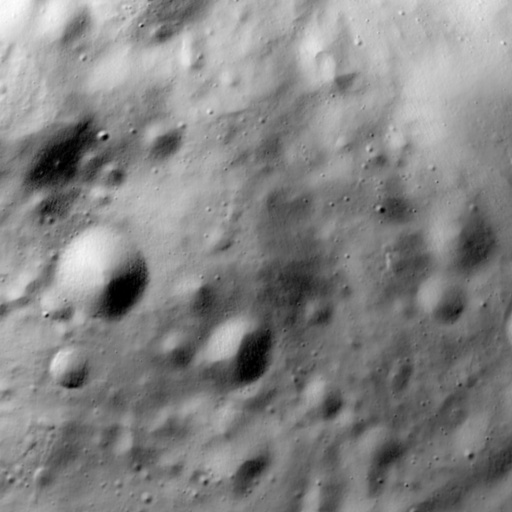
#> input picture 3D implimentation/StereoLunar-main/quick_testing/Dynamic_baseline_sample/paire1/im_01194.jpg, 512 x 512 px
$ python -i photometric_correction.py   (imports and definitions only)   (older library calls are emulated)
#> lines starting #> are read from the running program, lines starting #| are printed output that depends on the picture
#> further down, picture is the input picture: shape (512, 512, 3); min 0, max 254, mean 131.9
"""
Photometric Correction — Hapke BRDF & Lunar-Lambert Models
===========================================================
Corrects radiance images to a standard viewing geometry so that two images
of the same terrain taken at different sun-angles look similar.

The Hapke model is the standard in planetary science for the Moon's
bidirectional reflectance distribution function (BRDF).
"""

import math
from typing import Any, Dict, Optional, Tuple
import numpy as np


def _cos_deg(angle_deg: float) -> float:
    """Cosine of an angle in degrees."""
    return np.cos(np.radians(angle_deg))


# [152 lines left out: functions _hapke_reflectance, _apply_shadow_aware_correction, apply_hapke_correction, apply_lunar_lambert, not called in this run]


def invert_hapke_to_albedo(
    image: np.ndarray,
    sun_az_deg: float = 65.0,
    sun_el_deg: float = 25.0,
    w: float = 0.25,
    h_shoe: float = 0.07,
    B0: float = 1.6,
    b: float = 0.25,
    c: float = 0.40,
    noise_floor: float = 8.0,
) -> np.ndarray:
    """
    Physical Hapke BRDF Albedo Inversion (Shadow Removal & Illumination Decoupling).

    Decouples directional solar incidence angle and shadow hill-shading from intrinsic
    surface reflectance (albedo) by inverting the non-linear planetary Hapke BRDF equation:
        A(x, y) = I_observed(x, y) / max(R_Hapke(n(x,y), s), epsilon)

    Features:
    - Reconstructs local surface normals n(x, y) across crater walls.
    - Resolves Henyey-Greenstein scattering and Shadow Hiding Opposition Effect (SHOE).
    - Includes soft umbra noise floor clamping (I < 3*sigma) to prevent sensor noise
      explosion inside permanently shadowed crater basins.

    Parameters
    ----------
    image       : 2D array (uint8 or float32).
    sun_az_deg  : Solar azimuth in degrees (0 = North, 90 = East).
    sun_el_deg  : Solar elevation in degrees above horizon.
    w           : Single-scattering albedo (default 0.25 for lunar highland).
    h_shoe      : Opposition surge angular width (default 0.07).
    B0          : Opposition surge amplitude (default 1.6).
    b, c        : Henyey-Greenstein asymmetry parameters.
    noise_floor : Sensor dark noise floor DN for shadow gating (default 8.0).

    Returns
    -------
    albedo : np.ndarray uint8 [0, 255] representing intrinsic lunar surface albedo.
    """
#> called with sun_az_deg = 65, sun_el_deg = 25, w = 0.25, h_shoe = 0.07, B0 = 1.6, b = 0.25, c = 0.4, noise_floor = 8
    import cv2

    img_f = np.asarray(image, dtype=np.float32)
    h, w_img = img_f.shape[:2]
#> h = 512; w_img = 512

    # 1. Solar illumination unit vector in image coordinates:
    # Azimuth: 0° = North (-y), 90° = East (+x)
    az_rad = np.radians(float(sun_az_deg) % 360.0)
    el_rad = np.radians(float(np.clip(sun_el_deg, 5.0, 85.0)))

    sx = float(np.sin(az_rad) * np.cos(el_rad))
    sy = -float(np.cos(az_rad) * np.cos(el_rad))
    sz = float(np.sin(el_rad))

    # Phase angle for nadir camera: alpha = 90° - elevation
    phase_deg = 90.0 - float(sun_el_deg)
    alpha = np.radians(max(1.0, min(89.0, phase_deg)))

    # 2. Local surface normal estimation n(x, y)
    # Filter high-frequency speckle to estimate macro slope
    smooth = cv2.GaussianBlur(img_f, (15, 15), 3.0)
    denom_smooth = np.maximum(smooth, 1.0)
    d_radiance = (img_f - smooth) / denom_smooth
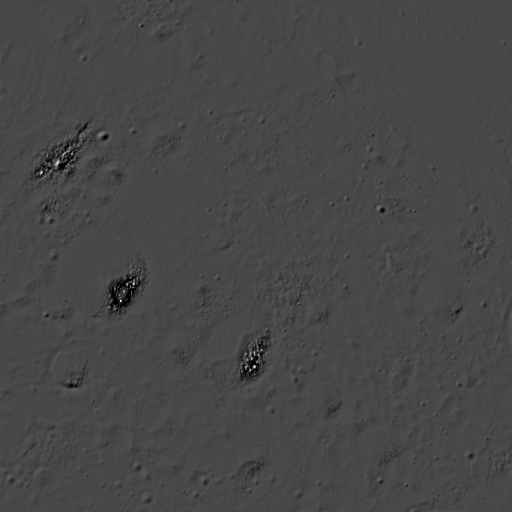
#> d_radiance: shape (512, 512, 3) float32; min -1, max 2.54, mean -0.0062; drawn with min black and max white

    el_factor = max(float(np.tan(el_rad)), 0.15)
    grad_scale = 0.22 / el_factor
    p = np.clip(-d_radiance * sx * grad_scale, -1.5, 1.5)
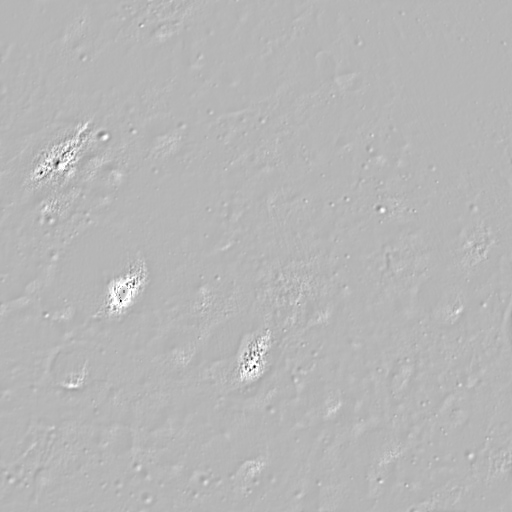
#> p: shape (512, 512, 3) float32; min -0.983, max 0.388, mean 0.0024; drawn with min black and max white
    q = np.clip(-d_radiance * sy * grad_scale, -1.5, 1.5)

    norm_mag = np.sqrt(p * p + q * q + 1.0)
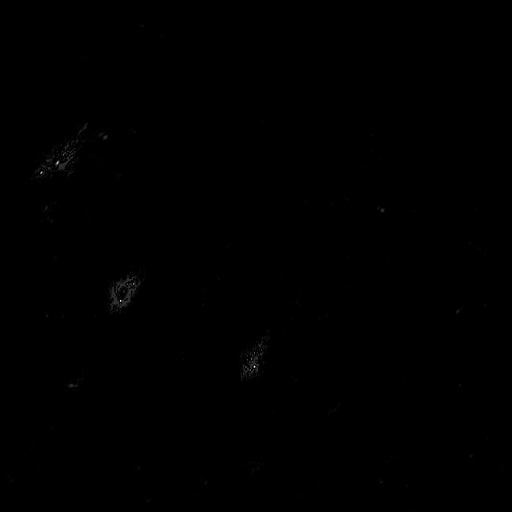
#> norm_mag: shape (512, 512, 3) float32; min 1, max 1.47, mean 1; drawn with min black and max white
    nx = -p / norm_mag
    ny = -q / norm_mag
    nz = 1.0 / norm_mag

    # Local incidence cos(i) = n . s and emission cos(e) = nz
    mu0 = np.maximum(nx * sx + ny * sy + nz * sz, 1e-4)
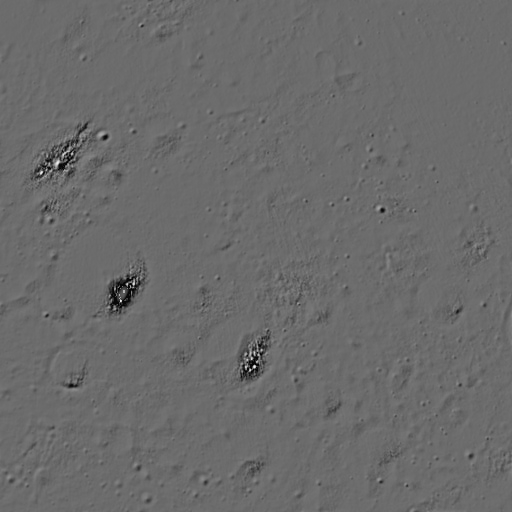
#> mu0: shape (512, 512, 3) float32; min 0.0323, max 0.953, mean 0.42
    mu = np.maximum(nz, 1e-4)

    # 3. Hapke BRDF components
    cos_g = np.cos(alpha)
    P_hg = ((1.0 - c) * (1.0 - b**2) / (1.0 + 2.0 * b * cos_g + b**2)**1.5 +
            c * (1.0 - b**2) / (1.0 - 2.0 * b * cos_g + b**2)**1.5)

    tan_half = np.tan(alpha / 2.0 + 1e-10)
    B_shoe = B0 / (1.0 + tan_half / max(h_shoe, 1e-4))

    gamma = np.sqrt(max(1e-4, 1.0 - w))
    H_mu0 = (1.0 + 2.0 * mu0) / (1.0 + 2.0 * gamma * mu0)
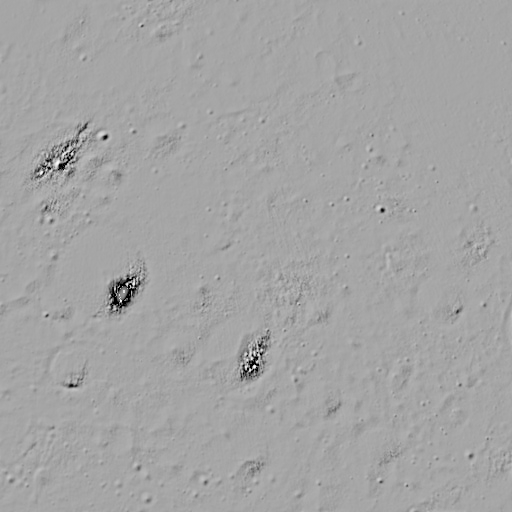
#> H_mu0: shape (512, 512, 3) float32; min 1.01, max 1.1, mean 1.07; drawn with min black and max white
    H_mu = (1.0 + 2.0 * mu) / (1.0 + 2.0 * gamma * mu)
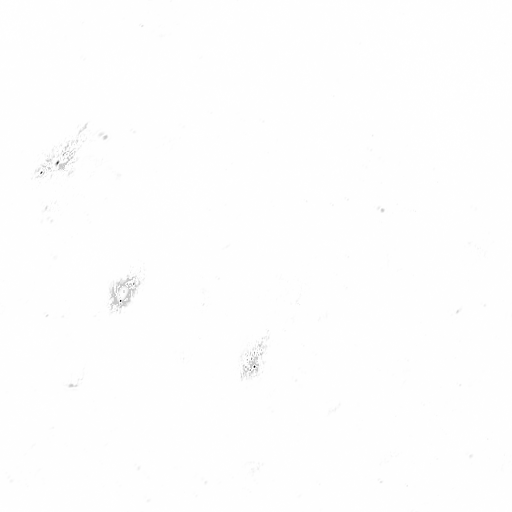
#> H_mu: shape (512, 512, 3) float32; min 1.08, max 1.1, mean 1.1; drawn with min black and max white

    # Modeled Hapke bidirectional reflectance factor (without intrinsic albedo)
    r_geom = (1.0 / (4.0 * np.pi)) * (mu0 / (mu0 + mu)) * (
        (1.0 + B_shoe) * P_hg + H_mu0 * H_mu - 1.0
    )
    r_geom = np.maximum(r_geom, 1e-5)

    # 4. Invert to intrinsic albedo A(x, y) = I / R_geom
    raw_albedo = img_f / r_geom

    # 5. Soft umbra noise floor protection
    # In deep shadows (I <= noise_floor), direct solar flux is absent;
    # blend raw albedo with smooth background albedo to eliminate noise blowup
    shadow_weight = np.clip((img_f - noise_floor) / 18.0, 0.0, 1.0)
    bg_albedo = cv2.GaussianBlur(raw_albedo.astype(np.float32), (7, 7), 2.0)
    protected_albedo = shadow_weight * raw_albedo + (1.0 - shadow_weight) * bg_albedo

    # 6. Normalize to [0, 255] uint8 preserving regolith dynamic range
    p2 = np.percentile(protected_albedo, 2)
#> p2 = 1689.5
    p98 = np.percentile(protected_albedo, 98)
#> p98 = 7388
    if p98 > p2:
        norm = ((protected_albedo - p2) / (p98 - p2) * 255.0).clip(0, 255).astype(np.uint8)
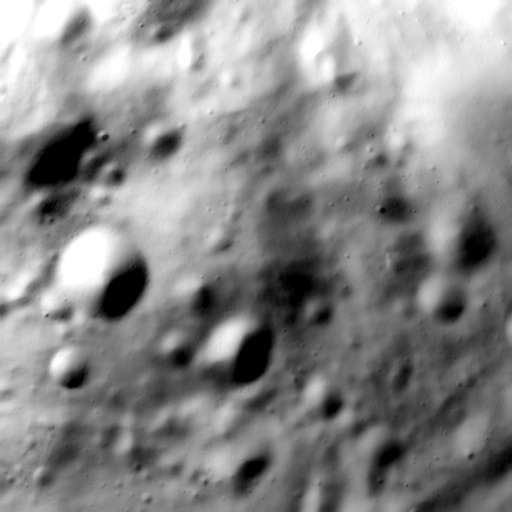
#> norm: shape (512, 512, 3); min 0, max 255, mean 136.4
    else:
        norm = np.clip(protected_albedo, 0, 255).astype(np.uint8)

    return norm


def remove_crater_shadows_hapke_congruency(
    image: np.ndarray,
    sun_az_deg: float = 65.0,
    sun_el_deg: float = 25.0,
) -> np.ndarray:
    """
    Unified Illumination-Invariant Representation:
    Fuses Physical Hapke Albedo Inversion with Monogenic Phase Congruency.

    Eliminates false tie-point migration across changing crater shadows and
    provides a 100% illumination-invariant feature plane for matching.
    """
    albedo = invert_hapke_to_albedo(image, sun_az_deg=sun_az_deg, sun_el_deg=sun_el_deg)
    pc = compute_phase_congruency(image)
    pc_u8 = (pc * 255.0).clip(0, 255).astype(np.uint8)

    # Fused representation: 65% intrinsic albedo + 35% invariant phase congruency edges
    fused = (0.65 * albedo.astype(np.float32) + 0.35 * pc_u8.astype(np.float32)).clip(0, 255).astype(np.uint8)
    return fused


def compute_phase_congruency(
    img: np.ndarray,
    n_scales: int = 3,
    n_orientations: int = 4,
    min_wavelength: float = 3.0,
    mult: float = 2.0,
) -> np.ndarray:
    """
    Phase Congruency feature map (Peter Kovesi's Local Energy model).

    Calculates feature significance at points where Fourier components are maximally
    in phase. Because phase congruency is dimensionless, it is strictly invariant
    to image brightness, contrast, and solar incidence angle disparity, preventing
    false tie-points from migrating across shifting crater shadows.

    Parameters
    ----------
    img            : 2D array (H, W), uint8 or float32.
    n_scales       : Number of wavelet scales to evaluate (default 3).
    n_orientations : Number of filter orientations (default 4).
    min_wavelength : Wavelength of smallest scale filter in pixels (default 3.0).
    mult           : Scaling factor between successive filters (default 2.0).

    Returns
    -------
    pc : np.ndarray (H, W) in [0.0, 1.0] representing invariant structural edges/crater rims.
    """
#> called with n_scales = 3, n_orientations = 4, min_wavelength = 3, mult = 2
    import cv2

    img_f = img.astype(np.float32)
    h, w = img_f.shape[:2]
#> h = 512; w = 512

    # Pre-filter DC and high-frequency noise
    blurred = cv2.GaussianBlur(img_f, (3, 3), 0.5)

    total_energy = np.zeros((h, w), dtype=np.float32)
    total_amplitude = np.zeros((h, w), dtype=np.float32)

    # Spatial filter bank approximating 2D quadrature Gabor wavelets
    for o in range(n_orientations):
        angle = o * np.pi / n_orientations
        even_sum = np.zeros((h, w), dtype=np.float32)
        odd_sum = np.zeros((h, w), dtype=np.float32)

        for s in range(n_scales):
            wavelength = min_wavelength * (mult ** s)
            sigma = 0.55 * wavelength
            ksize = int(max(3, round(3.0 * sigma))) * 2 + 1
            ksize = min(ksize, min(h, w) // 2 * 2 + 1)
            if ksize < 3:
                ksize = 3

            # Even-symmetric Gabor (cosine)
            kernel_even = cv2.getGaborKernel(
                (ksize, ksize), sigma, angle, wavelength, 0.5, 0.0, ktype=cv2.CV_32F
            )
            # Odd-symmetric Gabor (sine)
            kernel_odd = cv2.getGaborKernel(
                (ksize, ksize), sigma, angle, wavelength, 0.5, np.pi / 2.0, ktype=cv2.CV_32F
            )

            resp_even = cv2.filter2D(blurred, cv2.CV_32F, kernel_even)
            resp_odd = cv2.filter2D(blurred, cv2.CV_32F, kernel_odd)

            amplitude = np.sqrt(resp_even ** 2 + resp_odd ** 2)
            total_amplitude += amplitude

            even_sum += resp_even
            odd_sum += resp_odd

        # Local Energy for this orientation
        energy_o = np.sqrt(even_sum ** 2 + odd_sum ** 2)
        total_energy += energy_o
#> even_sum: shape (512, 512) float32; every value is 0

    # Noise threshold T estimation based on Rayleigh distribution
    median_amp = np.median(total_amplitude)
    T = float(median_amp * 0.35)

    energy_thresh = np.maximum(0.0, total_energy - T)
    pc = energy_thresh / (total_amplitude + 1e-4)
    pc = np.clip(pc, 0.0, 1.0)
    return pc


# [258 lines left out: functions apply_log_transform, apply_pca_enhancement, estimate_solar_illumination_vector, apply_dual_pass_cross_sun_normalization, not called in this run]

>>> import cv2
>>> picture = cv2.imread('../../3D implimentation/StereoLunar-main/quick_testing/Dynamic_baseline_sample/paire1/im_01194.jpg')
#> (the run stopped early here; a loop or call above may not have finished)

$ run again, on 3D implimentation/StereoLunar-main/quick_testing/Dynamic_baseline_sample/paire1/im_01195.jpg
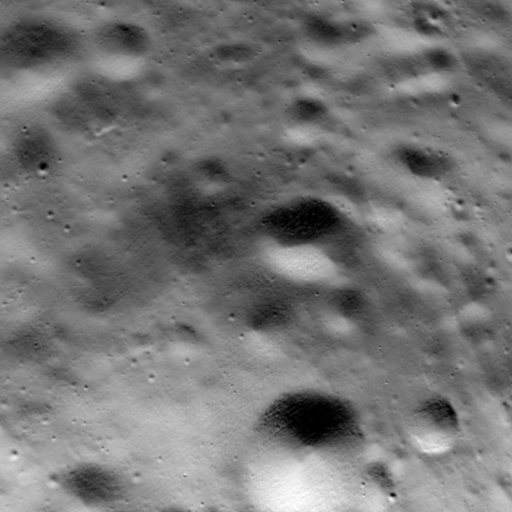
#> input picture 3D implimentation/StereoLunar-main/quick_testing/Dynamic_baseline_sample/paire1/im_01195.jpg, 512 x 512 px
#> picture is the input picture: shape (512, 512, 3); min 0, max 255, mean 117
#> in invert_hapke_to_albedo, `H_mu = (1.0 + 2.0 * mu) / (1.0 + 2.0 * gamma * mu)`:
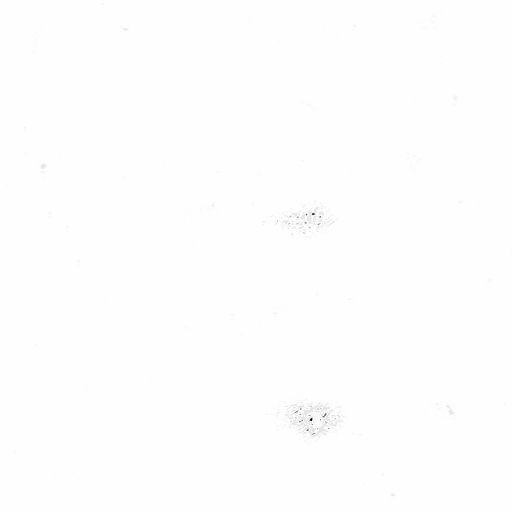
#> H_mu: shape (512, 512, 3) float32; min 1.07, max 1.1, mean 1.1; drawn with min black and max white
#> p2 = 1373.8
#> p98 = 6925.9
#> in invert_hapke_to_albedo, `norm = ((protected_albedo - p2) / (p98 - p2) * 255.0).clip(0, 255).ast..`:
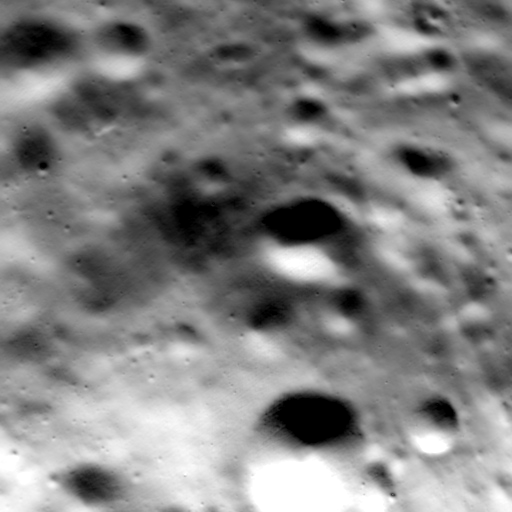
#> norm: shape (512, 512, 3); min 0, max 255, mean 129.6

$ run again, on 3D implimentation/StereoLunar-main/quick_testing/Dynamic_baseline_sample/paire1/im_01196.jpg
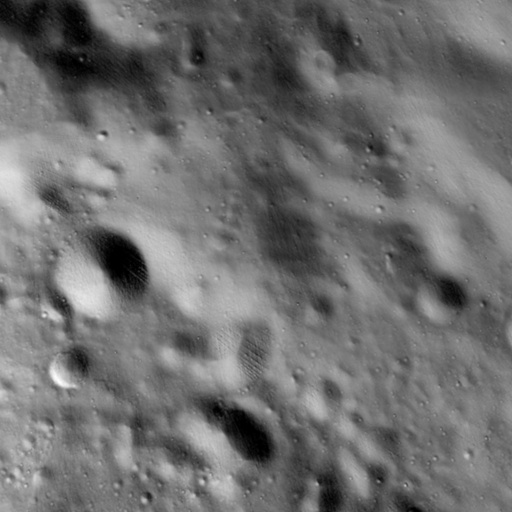
#> input picture 3D implimentation/StereoLunar-main/quick_testing/Dynamic_baseline_sample/paire1/im_01196.jpg, 512 x 512 px
#> picture is the input picture: shape (512, 512, 3); min 0, max 254, mean 111.8
#> in invert_hapke_to_albedo, `shadow_weight = np.clip((img_f - noise_floor) / 18.0, 0.0, 1.0)`:
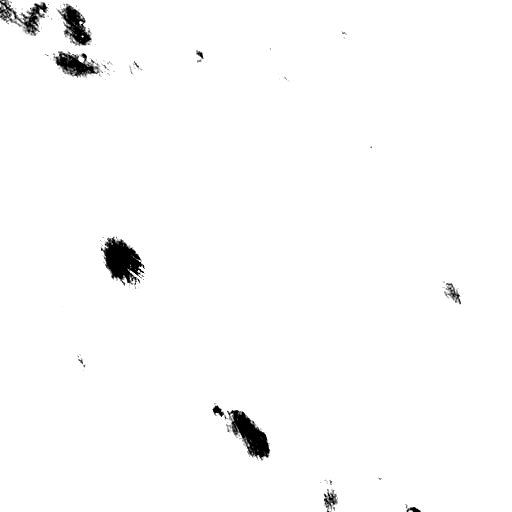
#> shadow_weight: shape (512, 512, 3) float32; min 0, max 1, mean 0.984
#> p2 = 876.7
#> p98 = 6613.4
#> in invert_hapke_to_albedo, `norm = ((protected_albedo - p2) / (p98 - p2) * 255.0).clip(0, 255).ast..`:
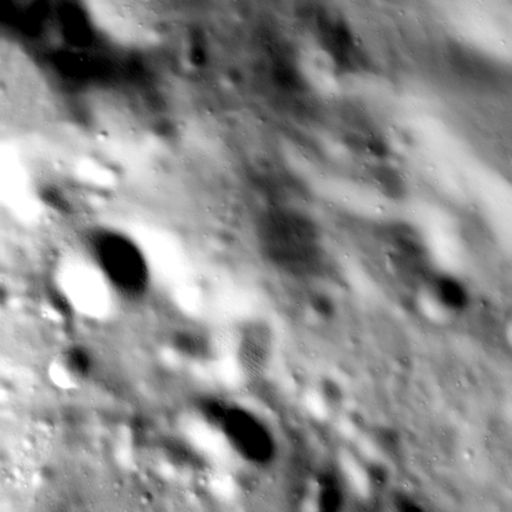
#> norm: shape (512, 512, 3); min 0, max 255, mean 139.2

$ run again, on 3D implimentation/StereoLunar-main/quick_testing/Dynamic_baseline_sample/paire1/im_01197.jpg
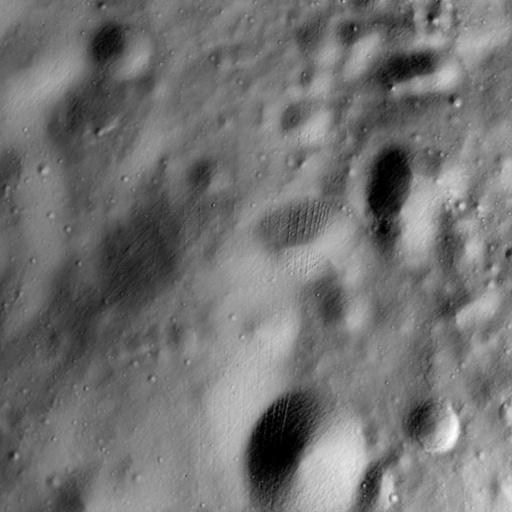
#> input picture 3D implimentation/StereoLunar-main/quick_testing/Dynamic_baseline_sample/paire1/im_01197.jpg, 512 x 512 px
#> picture is the input picture: shape (512, 512, 3); min 0, max 255, mean 114.3
#> p2 = 1057.1
#> p98 = 6654.1
#> in invert_hapke_to_albedo, `norm = ((protected_albedo - p2) / (p98 - p2) * 255.0).clip(0, 255).ast..`:
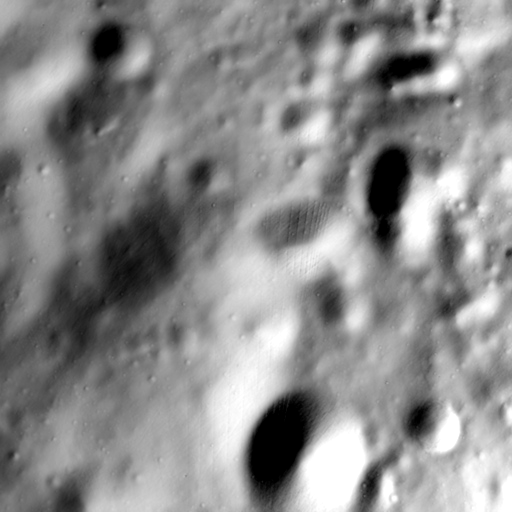
#> norm: shape (512, 512, 3); min 0, max 255, mean 138.7
